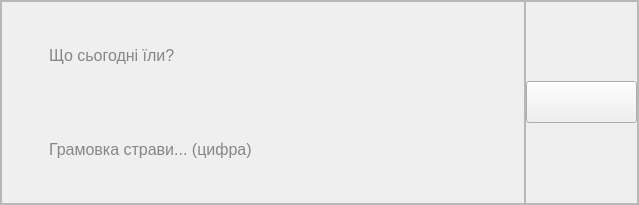
               <widget class="QFrame" name="dodavannyaidi_2">
                <property name="minimumSize">
                 <size>
                  <width>639</width>
                  <height>205</height>
                 </size>
                </property>
                <property name="maximumSize">
                 <size>
                  <width>639</width>
                  <height>205</height>
                 </size>
                </property>
                <property name="frameShape">
                 <enum>QFrame::Shape::StyledPanel</enum>
                </property>
                <property name="frameShadow">
                 <enum>QFrame::Shadow::Raised</enum>
                </property>
                <layout class="QHBoxLayout" name="horizontalLayout_11">
                 <property name="spacing">
                  <number>0</number>
                 </property>
                 <property name="leftMargin">
                  <number>0</number>
                 </property>
                 <property name="topMargin">
                  <number>0</number>
                 </property>
                 <property name="rightMargin">
                  <number>0</number>
                 </property>
                 <property name="bottomMargin">
                  <number>0</number>
                 </property>
                 <item>
                  <widget class="QFrame" name="fields_2">
                   <property name="frameShape">
                    <enum>QFrame::Shape::StyledPanel</enum>
                   </property>
                   <property name="frameShadow">
                    <enum>QFrame::Shadow::Raised</enum>
                   </property>
                   <layout class="QVBoxLayout" name="verticalLayout_14">
                    <property name="spacing">
                     <number>13</number>
                    </property>
                    <property name="leftMargin">
                     <number>0</number>
                    </property>
                    <property name="topMargin">
                     <number>0</number>
                    </property>
                    <property name="rightMargin">
                     <number>0</number>
                    </property>
                    <property name="bottomMargin">
                     <number>0</number>
                    </property>
                    <item>
                     <widget class="QFrame" name="input_frame_2">
                      <property name="styleSheet">
                       <string notr="true">#input_frame_2 {
    border-image: url(:/assets/ckal page/upload_field.svg) 0 0 0 0;
	background-color: transparent;
    border: none;

    min-width: 280px;
    max-width: 280px;
    min-height: 56px;
    max-height: 56px;
}

#input_frame_2:hover {

    border-image: url(:/assets/ckal page/upload_field_hover.svg) 0 0 0 0;
	background-color: transparent;
    border: none;

    min-width: 280px;
    max-width: 280px;
    min-height: 56px;
    max-height: 56px;
}</string>
                      </property>
                      <property name="frameShape">
                       <enum>QFrame::Shape::StyledPanel</enum>
                      </property>
                      <property name="frameShadow">
                       <enum>QFrame::Shadow::Raised</enum>
                      </property>
                      <layout class="QVBoxLayout" name="verticalLayout_15">
                       <property name="leftMargin">
                        <number>0</number>
                       </property>
                       <property name="topMargin">
                        <number>0</number>
                       </property>
                       <property name="rightMargin">
                        <number>0</number>
                       </property>
                       <property name="bottomMargin">
                        <number>0</number>
                       </property>
                       <item>
                        <widget class="QLineEdit" name="input_field_2">
                         <property name="styleSheet">
                          <string notr="true">QLineEdit {
    background: transparent;
	border: none;
    color: #1D1B20;
    font-size: 16px;
    padding-left: 45px; 
    min-height: 56px; 
    max-height: 56px;
}</string>
                         </property>
                         <property name="placeholderText">
                          <string>Що сьогоднi їли?</string>
                         </property>
                        </widget>
                       </item>
                      </layout>
                     </widget>
                    </item>
                    <item>
                     <widget class="QFrame" name="vagaida_frame_2">
                      <property name="styleSheet">
                       <string notr="true">#vagaida_frame_2 {
    border-image: url(:/assets/ckal page/vagaida_field.svg) 0 0 0 0;
    background-color: transparent;
    border: none;

    min-width: 280px;
    max-width: 280px;
    min-height: 56px;
    max-height: 56px;
}

#vagaida_frame_2:hover {
    border-image: url(:/assets/ckal page/vagaida_field_hover.svg) 0 0 0 0;
	
    background-color: transparent;
    border: none;

    min-width: 280px;
    max-width: 280px;
    min-height: 56px;
    max-height: 56px;
}
</string>
                      </property>
                      <property name="frameShape">
                       <enum>QFrame::Shape::StyledPanel</enum>
                      </property>
                      <property name="frameShadow">
                       <enum>QFrame::Shadow::Raised</enum>
                      </property>
                      <layout class="QVBoxLayout" name="verticalLayout_16">
                       <property name="leftMargin">
                        <number>0</number>
                       </property>
                       <property name="topMargin">
                        <number>0</number>
                       </property>
                       <property name="rightMargin">
                        <number>0</number>
                       </property>
                       <property name="bottomMargin">
                        <number>0</number>
                       </property>
                       <item>
                        <widget class="QLineEdit" name="vagaida_field_2">
                         <property name="styleSheet">
                          <string notr="true">QLineEdit {
    background: transparent;
border: none;
    color: #1D1B20;
    font-size: 16px;
    padding-left: 45px; /* Регулируй, чтобы текст не прилипал к краю */
    
    /* Добавь это: жесткая фиксация высоты!
*/
    min-height: 56px; /* Оставь немного места для иконок или отступов сверху/снизу */
    max-height: 56px;
}</string>
                         </property>
                         <property name="placeholderText">
                          <string>Грамовка страви... (цифра)</string>
                         </property>
                        </widget>
                       </item>
                      </layout>
                     </widget>
                    </item>
                   </layout>
                  </widget>
                 </item>
                 <item>
                  <widget class="QFrame" name="dodavanya_2">
                   <property name="frameShape">
                    <enum>QFrame::Shape::StyledPanel</enum>
                   </property>
                   <property name="frameShadow">
                    <enum>QFrame::Shadow::Raised</enum>
                   </property>
                   <layout class="QHBoxLayout" name="horizontalLayout_12">
                    <property name="spacing">
                     <number>0</number>
                    </property>
                    <property name="leftMargin">
                     <number>0</number>
                    </property>
                    <property name="topMargin">
                     <number>0</number>
                    </property>
                    <property name="rightMargin">
                     <number>0</number>
                    </property>
                    <property name="bottomMargin">
                     <number>0</number>
                    </property>
                    <item>
                     <widget class="QPushButton" name="add_button_2">
                      <property name="styleSheet">
                       <string notr="true">QPushButton {
    border-image: url(:/assets/buttons/add_button.svg) 0 0 0 0;
	color: #4A4A4A;
    font-size: 14px;
    min-width: 109px;
    min-height: 40px;
	margin-top: 2px; 
    margin-bottom: 2px;
}

QPushButton:hover {
	margin-top: 0px;    
    margin-bottom: 4px;
}

QPushButton:pressed {
    padding-top: 4px;
    margin-bottom: 0px;
}


</string>
                      </property>
                      <property name="text">
                       <string/>
                      </property>
                     </widget>
                    </item>
                   </layout>
                  </widget>
                 </item>
                </layout>
               </widget>
